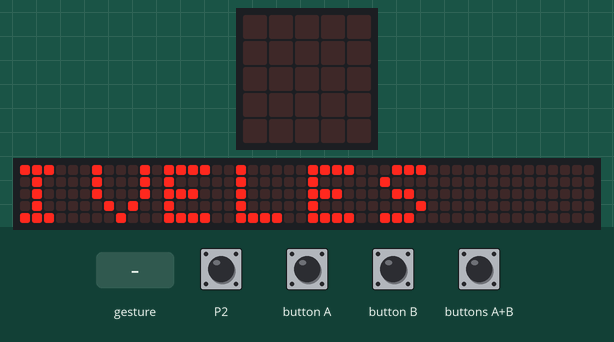
Bench run of a program on a simulated BBC micro:bit (MakeCode). Parts: the board's 5×5 LED display, a strip that is not on the board, showing the scrolling text unrolled. Inputs (shaded band) come from the test bench. Dim RGB values are drawn brighter than linear; a tilt is held for 1.5 s and a shake lasts 1 s, then the board lies face up again; the 48×5 strip is a reading aid, not a part: it shows the text the display is scrolling, unrolled, one strip-width of it at a time.

Above: at 27.5 s.
29.4 s: button B pressed for 0.15 s
At 29.9 s:
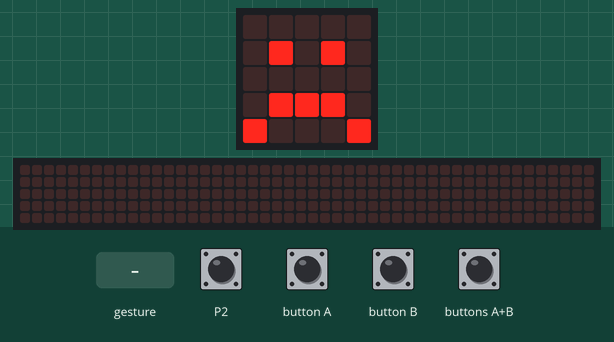
30.1 s: button A pressed for 0.15 s
At 30.37 s:
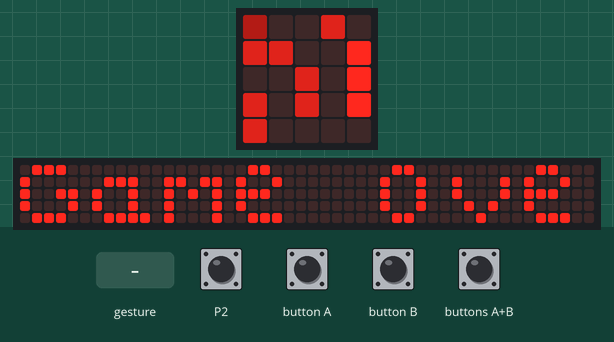
30.8 s: buttons A+B pressed for 0.15 s
At 31.12 s:
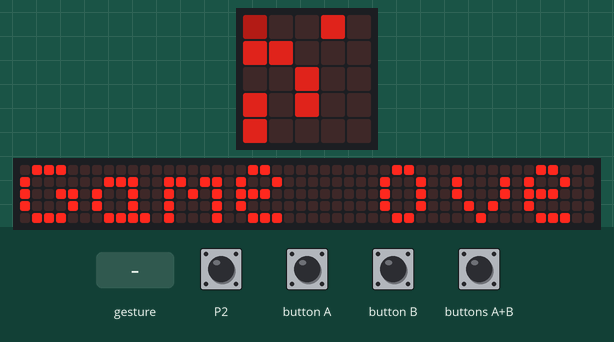
31.5 s: gesture 'shake'
At 31.87 s:
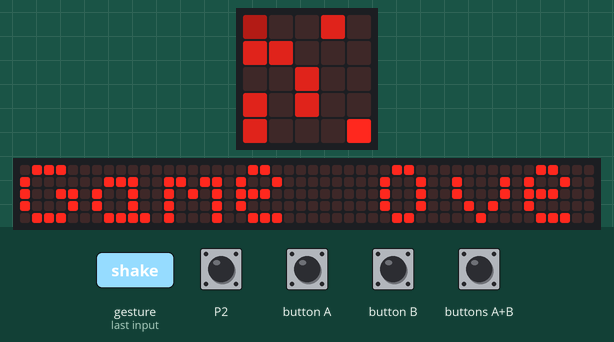
33.4 s: buttons A+B pressed for 1 s
At 34.72 s:
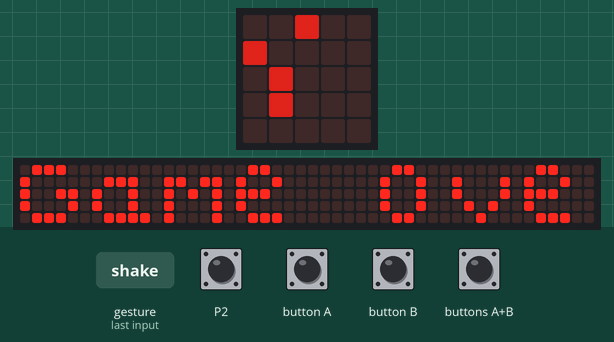
35.0 s: button A pressed for 0.15 s
At 35.47 s:
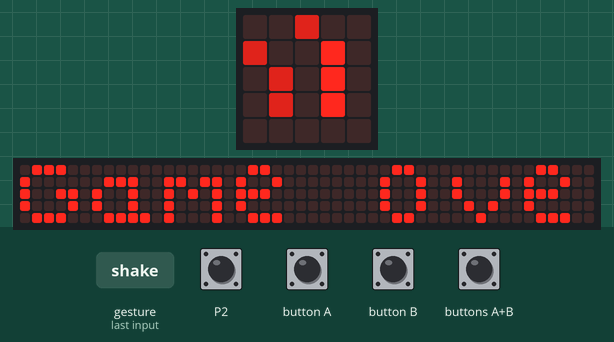

The program:

main.ts
```typescript
function gano () {
    if (posicionPersonaje[0] == ganadore[`meta${nivelJugador}`][0] && posicionPersonaje[1] == ganadore[`meta${nivelJugador}`][1]) {
        basic.clearScreen()
        basic.showIcon(IconNames.Happy)
        basic.showString("Ok")
        contDL = 0
        if (nivelJugador < niveles) {
            nivelJugador = nivelJugador + 1
            basic.clearScreen()
            dibujarLaberinto(nivelJugador)
            led.plot(posicionPersonaje[0], posicionPersonaje[1])
            led.plotBrightness(ganadore[`meta${nivelJugador}`][0], ganadore[`meta${nivelJugador}`][1], 40)
        } else {
            nivelJugador = 1
            menu()
        }
    }
}
function menu () {
    basic.showString("menu")
    basic.showString("P1 INICIAR")
    basic.showString("P2 VER NIVELES")
}
function dibujarLaberinto (num: number) {
    for (let i = 0; i <= 4; i++) {
        for (let j = 0; j <= 4; j++) {
            if (matrices[`matriz${num}`][i][j] == 1) {
                led.plotBrightness(i, j, 160)
            }
        }
    }
    if (contDL < 1) {
        posicionPersonaje = inicioPersonajeN[`inicioPersonajeN${nivelJugador}`]
    }
    contDL = contDL + 1
}
function perdio (labe: number[][]) {
    for (let m = 0; m <= 4; m++) {
        for (let n = 0; n <= 4; n++) {
            if (labe[m][n] == 1) {
                if (posicionPersonaje[0] == m && posicionPersonaje[1] == n) {
                    basic.clearScreen()
                    basic.showIcon(IconNames.Sad)
                    basic.showString("Game Over")
                    contDL = 0
                    basic.clearScreen()
                    dibujarLaberinto(nivelJugador)
                    posicionPersonaje = inicioPersonajeN[`inicioPersonajeN${nivelJugador}`]
                    led.plot(posicionPersonaje[0], posicionPersonaje[1])
                    led.plotBrightness(ganadore[`meta${nivelJugador}`][0], ganadore[`meta${nivelJugador}`][1], 60)
                }
            }
        }
    }
}
function personaje (x: number, y: number) {
    led.plot(x, y)
}
input.onButtonPressed(Button.A, function () {
    basic.clearScreen()
    dibujarLaberinto(nivelJugador)
    if (posicionPersonaje[0] != 0) {
        posicionPersonaje[0] = posicionPersonaje[0] - 1
    }
    perdio(matrices[`matriz${nivelJugador}`])
    personaje(posicionPersonaje[0], posicionPersonaje[1])
    gano()
    delimitarMapa(posicionPersonaje, matrices[`matriz${nivelJugador}`])
    led.plotBrightness(ganadore[`meta${nivelJugador}`][0], ganadore[`meta${nivelJugador}`][1], 60)
})
function terminoElJuego () {
    basic.clearScreen()
    basic.showIcon(IconNames.Sad)
    basic.showString("Game Over")
    dibujarLaberinto(nivelJugador)
    posicionPersonaje = inicioPersonajeN[`inicioPersonajeN${nivelJugador}`]
    led.plot(posicionPersonaje[0], posicionPersonaje[1])
    led.plotBrightness(ganadore[`meta${nivelJugador}`][0], ganadore[`meta${nivelJugador}`][1], 60)
}
input.onPinPressed(TouchPin.P2, function () {
    led.stopAnimation()
    basic.clearScreen()
    led.stopAnimation()
    basic.clearScreen()
    led.stopAnimation()
    basic.clearScreen()
    dibujarLaberinto(nivelJugador)
    led.plot(posicionPersonaje[0], posicionPersonaje[1])
    led.plotBrightness(ganadore[`meta${nivelJugador}`][0], ganadore[`meta${nivelJugador}`][1], 60)
})
function delimitarMapa (pP: number[], labe: any[]) {
    if (pP[0] > 4) {
        terminoElJuego()
    } else if (pP[0] < 0) {
        terminoElJuego()
    } else if (pP[1] > 4) {
        terminoElJuego()
    } else if (pP[1] < 0) {
        terminoElJuego()
    }
}
input.onButtonPressed(Button.AB, function () {
    basic.clearScreen()
    dibujarLaberinto(nivelJugador)
    if (posicionPersonaje[1] != 0) {
        posicionPersonaje[1] = posicionPersonaje[1] - 1
    }
    perdio(matrices[`matriz${nivelJugador}`])
    personaje(posicionPersonaje[0], posicionPersonaje[1])
    gano()
    delimitarMapa(posicionPersonaje, matrices[`matriz${nivelJugador}`])
    led.plotBrightness(ganadore[`meta${nivelJugador}`][0], ganadore[`meta${nivelJugador}`][1], 60)
})
input.onButtonPressed(Button.B, function () {
    basic.clearScreen()
    dibujarLaberinto(nivelJugador)
    if (posicionPersonaje[0] < 5) {
        posicionPersonaje[0] = posicionPersonaje[0] + 1
    }
    perdio(matrices[`matriz${nivelJugador}`])
    personaje(posicionPersonaje[0], posicionPersonaje[1])
    gano()
    delimitarMapa(posicionPersonaje, matrices[`matriz${nivelJugador}`])
    led.plotBrightness(ganadore[`meta${nivelJugador}`][0], ganadore[`meta${nivelJugador}`][1], 60)
})
input.onGesture(Gesture.Shake, function () {
    basic.clearScreen()
    dibujarLaberinto(nivelJugador)
    if (posicionPersonaje[1] < 5) {
        posicionPersonaje[1] = posicionPersonaje[1] + 1
    }
    perdio(matrices[`matriz${nivelJugador}`])
    personaje(posicionPersonaje[0], posicionPersonaje[1])
    gano()
    delimitarMapa(posicionPersonaje, matrices[`matriz${nivelJugador}`])
    led.plotBrightness(ganadore[`meta${nivelJugador}`][0], ganadore[`meta${nivelJugador}`][1], 60)
})
let contDL = 0
let posicionPersonaje: number[] = []
let niveles = 0
let laverinto1: number[] = []
let nivelJugador = 0
let posicionPersonajeCache: number[] = []
let k = 0
let l = 0
niveles = 3
nivelJugador = 1
menu()
posicionPersonaje = [0, 0]
let puedoHacerMovimiento = 1
type Matrices2 = {
    [key: string]: number[][];
}
type Matrices1 = {
    [key: string]: number[];
}
let ganadore: Matrices1 = {
    meta1: [1, 0],
    meta2: [4, 0],
    meta3: [0, 0],
    meta4: [0, 2],
    meta5: [0, 4]
}
let inicioPersonajeN: Matrices1 = {
    inicioPersonajeN1: [0, 4],
    inicioPersonajeN2: [0, 4],
    inicioPersonajeN3: [1, 3],
    inicioPersonajeN4: [1, 0],
    inicioPersonajeN5: [0, 0]
}
let matrices: Matrices2 = {
    matriz1: [
        [1, 1, 0, 0, 0],
        [0, 1, 0, 1, 1],
        [0, 1, 0, 0, 0],
        [0, 0, 1, 1, 0],
        [1, 0, 0, 0, 0],
    ],
    matriz2: [
        [0, 0, 0, 0, 0],
        [0, 1, 1, 1, 1],
        [0, 0, 0, 0, 0],
        [1, 1, 1, 1, 0],
        [0, 0, 0, 0, 0]
    ],
    matriz3: [
        [0, 0, 1, 0, 1],
        [0, 0, 1, 0, 1],
        [1, 0, 1, 0, 0],
        [1, 0, 1, 1, 0],
        [1, 0, 0, 0, 0]
    ],
    matriz4: [
        [1, 1, 0, 1, 1],
        [0, 1, 0, 0, 0],
        [0, 1, 1, 1, 0],
        [0, 1, 1, 1, 0],
        [0, 0, 0, 0, 0]
    ],
    matriz5: [
        [0, 1, 1, 1, 0],
        [0, 0, 1, 1, 0],
        [1, 0, 1, 1, 0],
        [1, 0, 1, 0, 0],
        [1, 0, 0, 0, 1]
    ]
};
```

test.ts
```typescript
// aquí va el archivo "tests"; esto no se compilará cuando este paquete se utilice como una extensión.
```

Measured:
- after the input at 29.4 s, the display: changes after 0.15 s (image 1)
- after the input at 30.1 s, the display: first differs from a run without the input after 0.15 s (image 2 shows a later state)
- after the input at 30.8 s, the display: first differs from a run without the input after 0.15 s (image 3 shows a later state)
- after the input at 31.5 s, the display: first differs from a run without the input after 0.20 s (image 4 shows a later state)
- after the input at 33.4 s, the display: first differs from a run without the input after 1.0 s (image 5 shows a later state)
- after the input at 35.0 s, the display: first differs from a run without the input after 0.15 s (image 6 shows a later state)
- what the display in image 0 shows lasts 0.4 s, from 27.5 s to 27.9 s
